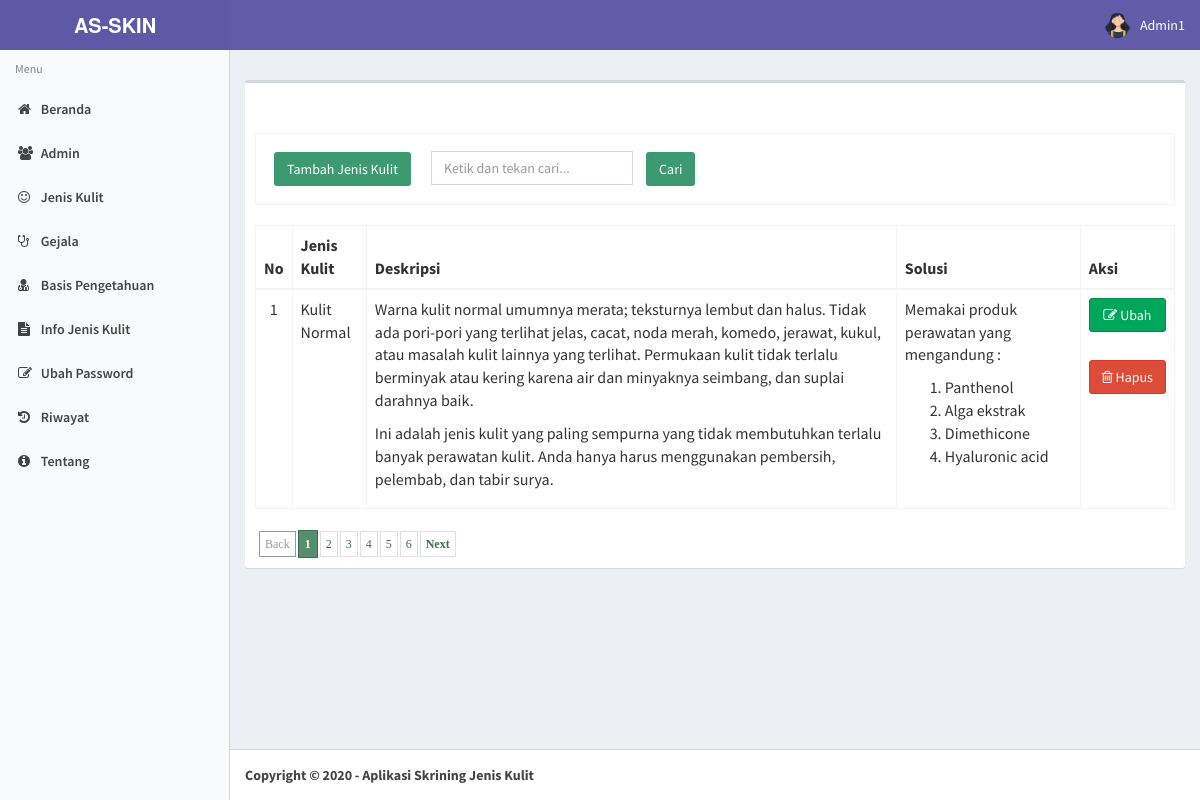
The page /penyakit (signed in) on the database its author committed.
### tables this page shows
CREATE TABLE `tb_jeniskulit` (
  `kd_jeniskulit` int(11) NOT NULL,
  `jenis_kulit` varchar(50) NOT NULL,
  `deskripsi` text NOT NULL,
  `solusi` text NOT NULL,
  `gambar` varchar(500) NOT NULL
);

### modul/penyakit/penyakit.php (the view, shortened to what this page needs)
<?php
if (!(isset($_SESSION['username']) && isset($_SESSION['password']))) {
  header('location:index.php');
  exit();
} else {
  ?>
  <?php
  $aksi = "modul/penyakit/aksi_penyakit.php";
  switch ($_GET[act]) {
    default:
      $offset = $_GET['offset'];
      $limit = 1;
      if (empty($offset)) {
        $offset = 0;
      }
      $tampil = mysql_query("SELECT * FROM tb_jeniskulit ORDER BY kd_jeniskulit");
      echo "<form method=POST action='?module=penyakit' name=text_form onsubmit='return Blank_TextField_Validator_Cari()'>
          <br><br><table class='table table-bordered'>
		  <tr><td><input class='btn bg-olive margin' type=button name=tambah value='Tambah Jenis Kulit' onclick=\"window.location.href='penyakit/tambahjeniskulit';\"><input type=text name='keyword' style='margin-left: 10px;' placeholder='Ketik dan tekan cari...' class='form-control' value='$_POST[keyword]' /> <input class='btn bg-olive margin' type=submit value='   Cari   ' name=Go></td> </tr>
          </table></form>";
      $baris = mysql_num_rows($tampil);
      if ($_POST[Go]) {
        $numrows = mysql_num_rows(mysql_query("SELECT * FROM tb_jeniskulit where jenis_kulit like '%$_POST[keyword]%'"));
        if ($numrows > 0) {
          echo "<div class='alert alert-success alert-dismissible'>
                <h4><i class='icon fa fa-check'></i> Sukses!</h4>
                Jenis Kulit yang anda cari di temukan.
              </div>";
          $i = 1;
          echo" <table class='table table-bordered' style='overflow-x=auto' cellpadding='0' cellspacing='0'>
          <thead>
            <tr>
              <th>No</th>
              <th>Jenis Kulit</th>
			        <th>Deskripsi</th>
			        <th>Solusi</th>
              <th>Aksi</th>
            </tr>
          </thead>
		  <tbody>";
          $hasil = mysql_query("SELECT * FROM tb_jeniskulit where jenis_kulit like '%$_POST[keyword]%'");
          $no = 1;
          $counter = 1;
          while ($r = mysql_fetch_array($hasil)) {
            if ($counter % 2 == 0)
              $warna = "dark";
            else
              $warna = "light";
            echo "<tr class='" . $warna . "'>
			 <td align=center>$no</td>
			 <td>$r[jenis_kulit]</td>
			 <td>$r[deskripsi]</td>
			 <td>$r[solusi]</td>
			 <td align=center><a type='button' class='btn btn-block btn-success' href=penyakit/editjeniskulit/$r[kd_jeniskulit]><i class='fa fa-pencil-square-o' aria-hidden='true'></i> Ubah </a> &nbsp;
	          <a type='button' class='btn btn-block btn-danger' href=\"JavaScript: confirmIt('Anda yakin akan menghapusnya ?','$aksi?module=penyakit&act=hapus&id=$r[kd_jeniskulit]','','','','u','n','Self','Self')\" onMouseOver=\"self.status=''; return true\" onMouseOut=\"self.status=''; return true\"> <i class='fa fa-trash-o' aria-hidden='true'></i> Hapus</a>
             </td></tr>";
            $no++;
            $counter++;
          }
          echo "</tbody></table>";
        }
        else {
          echo "<div class='alert alert-danger alert-dismissible'>
                <h4><i class='icon fa fa-ban'></i> Gagal!</h4>
                Maaf, Jenis kulit yang anda cari tidak ditemukan , silahkan inputkan dengan benar dan cari kembali.
              </div>";
        }
      } else {
        if ($baris > 0) {
          echo" <table class='table table-bordered' style='overflow-x=auto' cellpadding='0' cellspacing='0'>
          <thead>
            <tr>
              <th>No</th>
              <th>Jenis Kulit</th>
			        <th>Deskripsi</th>
			        <th>Solusi</th>
              <th>Aksi</th>
            </tr>
          </thead>
		  <tbody>
		  ";
          $hasil = mysql_query("SELECT * FROM tb_jeniskulit ORDER BY kd_jeniskulit limit $offset,$limit");
          $no = 1 + $offset;
          $counter = 1;
          while ($r = mysql_fetch_array($hasil)) {
            if ($counter % 2 == 0)
              $warna = "dark";
            else
              $warna = "light";
            echo "<tr class='" . $warna . "'>
			 <td align=center>$no</td>
			 <td>$r[jenis_kulit]</td>
			 <td>$r[deskripsi]</td>
			 <td>$r[solusi]</td>
			 <td align=center>
			 <a type='button' class='btn btn-block btn-success' href=penyakit/editjeniskulit/$r[kd_jeniskulit]><i class='fa fa-pencil-square-o' aria-hidden='true'></i> Ubah </a> &nbsp;
	          <a type='button' class='btn btn-block btn-danger' href=\"JavaScript: confirmIt('Anda yakin akan menghapusnya ?','$aksi?module=penyakit&act=hapus&id=$r[kd_jeniskulit]','','','','u','n','Self','Self')\" onMouseOver=\"self.status=''; return true\" onMouseOut=\"self.status=''; return true\">
			  <i class='fa fa-trash-o' aria-hidden='true'></i> Hapus</a>
             </td></tr>";
            $no++;
            $counter++;
          }
          echo "</tbody></table>";
          echo "<div class=paging>";
          if ($offset != 0) {
            $prevoffset = $offset - 10;
            echo "<span class=prevnext> <a href=index.php?module=penyakit&offset=$prevoffset>Back</a></span>";
          } else {
            echo "<span class=disabled>Back</span>";
          }
          $halaman = intval($baris / $limit);
          for ($i = 1; $i <= $halaman; $i++) {
            $newoffset = $limit * ($i - 1);
            if ($offset != $newoffset) {
              echo "<a href=index.php?module=penyakit&offset=$newoffset>$i</a>";
            } else {
              echo "<span class=current>" . $i . "</span>";
            }
          }
          if (!(($offset / $limit) + 1 == $halaman) && $halaman != 1) {
            $newoffset = $offset + $limit;
            echo "<span class=prevnext><a href=index.php?module=penyakit&offset=$newoffset>Next</a>";
          } else {
            echo "<span class=disabled>Next</span>";
          }
          echo "</div>";
        } else {
          echo "<br><b>Data Kosong !</b>";
        }
      }
      break;
  }
  ?>
<?php } ?>

### css/paging.css (style rules this page uses)
div.paging { padding:2px; margin:2px; text-align:left; font-family:Tahoma; font-size:12px; }
div.paging a { padding:5px 5px 5px 5px; margin-right:2px; border:1px solid #DEDFDE; text-decoration:none; color:#3a714e; }
div.paging span.current { padding:6px 6px 6px 6px; margin-right:2px; border:1px solid #3a714e; font-weight:bold; background-color:#558e6a; color:#FFFFFF; }
div.paging span.disabled { padding:5px 5px 5px 5px; margin-right:2px; border:1px solid #999999; color:#999999; }
div.paging span.prevnext { font-weight:bold; }

### css/style.css (style rules this page uses)
div.paging { margin-top: 25px; }

### rows shown on the page
tb_jeniskulit: jenis_kulit "Kulit Normal", deskripsi "Warna kulit normal umumnya merata; teksturnya lembut dan halus. Tidak ada pori-pori yang terlihat jelas, cacat, noda merah, komedo, jerawat, kukul, atau masalah kulit lainnya yang terlihat. Permukaan kulit tidak terlalu berminyak atau kering karena air dan minyaknya seimbang, dan suplai darahnya baik. Ini adalah jenis kulit yang paling sempurna yang tidak membutuhkan terlalu banyak perawatan kulit. Anda hanya harus menggunakan pembersih, pelembab, dan tabir surya.", solusi "Memakai produk perawatan yang mengandung : Panthenol Alga ekstrak Dimethicone Hyaluronic acid"

### other values the page prints
$_SESSION['username'] "Admin1"
